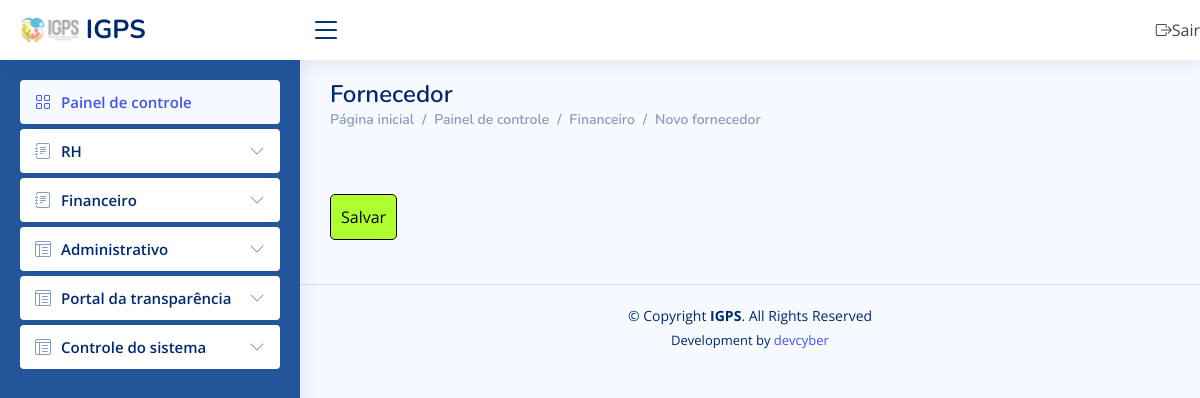
The app's page /editar_fornecedor/1/ (signed in), older data.
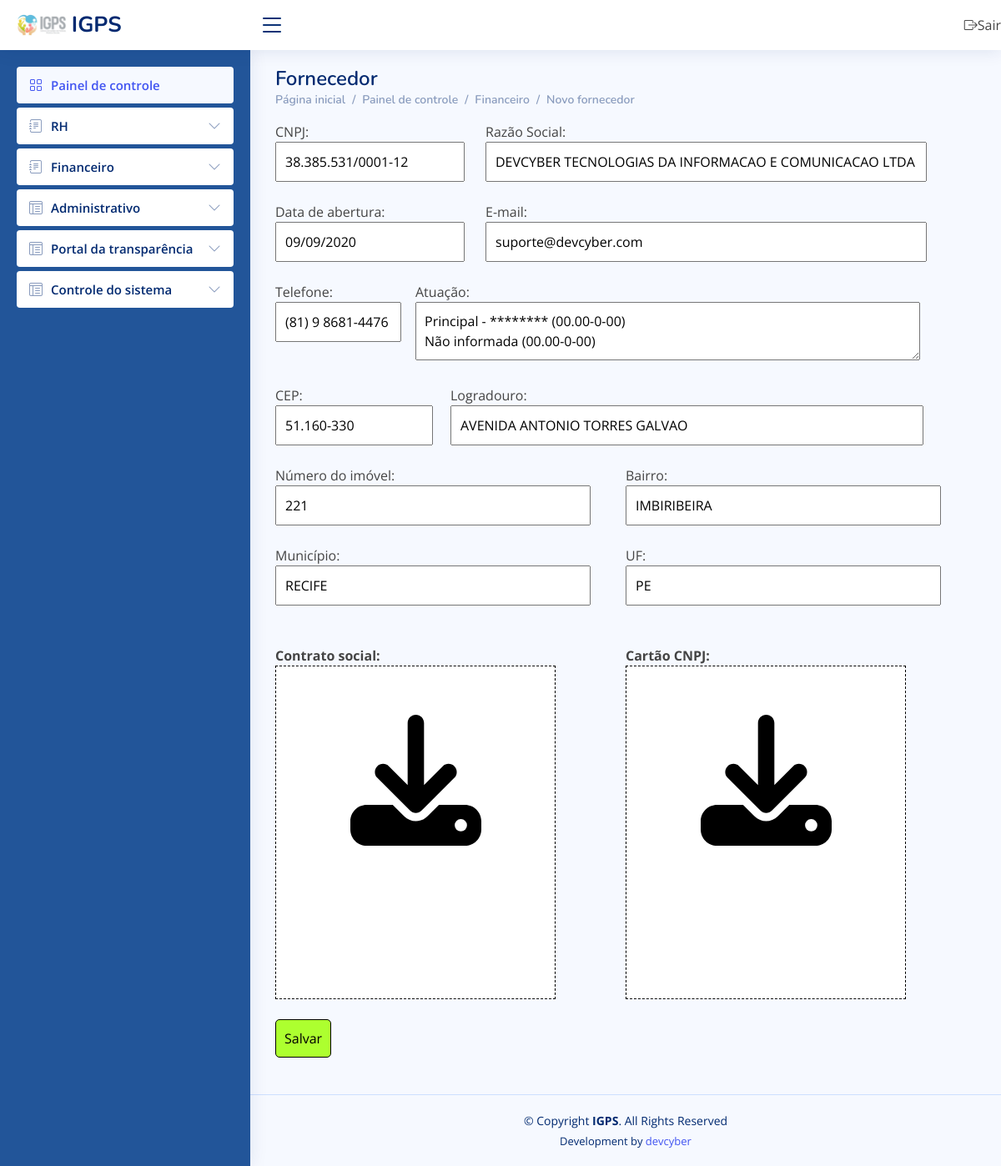
The same page, newer data.
### corpo/models.py (models this page shows)
class Fornecedor(models.Model):
    razao_social = models.CharField(max_length=200)
    cnpj = models.CharField(max_length=200)
    cep = models.CharField(max_length=200)
    rua = models.CharField(max_length=200)
    n = models.CharField(max_length=200)
    bairro = models.CharField(max_length=200)
    cidade = models.CharField(max_length=200)
    uf = models.CharField(max_length=200)
    telefone = models.CharField(max_length=200)
    email = models.CharField(max_length=200)
    contrato_social = models.FileField(null=True)
    cartao_cnpj = models.FileField(null=True)
    data_abertura = models.CharField(max_length=200)
    atuacao = models.CharField(max_length=200)
    status = models.CharField(max_length=200)

### corpo/views.py (the view)
# urls.py: url(r'editar_fornecedor/(?P<cod>[0-9]+)/', views.editar_fornecedor, name="editar_fornecedor"),
@login_required
def editar_fornecedor(request, cod):
    msg = ''
    if request.method == 'POST':
        razao_social = request.POST.get('razao_social')
        cnpj = request.POST.get('cnpj')
        cep = request.POST.get('cep')
        rua = request.POST.get('rua')
        n = request.POST.get('n')
        bairro = request.POST.get('bairro')
        cidade = request.POST.get('cidade')
        uf = request.POST.get('uf')
        telefone = request.POST.get('telefone')
        email = request.POST.get('email')
        contrato_social = request.FILES['contrato_social']
        cartao_cnpj = request.FILES['cartao_cnpj']
        data_abertura = request.POST.get('data_abertura')
        atuacao = request.POST.get('atuacao')
        status = ''
        Fornecedor.objects.filter(id=cod).update(razao_social=razao_social, cnpj=cnpj, cep=cep, rua=rua, n=n, bairro=bairro, cidade=cidade, uf=uf, telefone=telefone, email=email,
        data_abertura=data_abertura, atuacao=atuacao, status=status)
        if contrato_social != None and contrato_social != '':
            for f in Fornecedor.objects.filter(id=cod):
                f.contrato_social = contrato_social
                f.save()
        if cartao_cnpj != None and cartao_cnpj != '':
            for f in Fornecedor.objects.filter(id=cod):
                f.cartao_cnpj = cartao_cnpj
                f.save()
        msg = 'Salvo!'
        localizar_ip = LocationService()
        resultado = localizar_ip.get_location(str(request.META.get('REMOTE_ADDR')))
        Logs(usuario=request.user.username, data_hora=datetime.now(), dados_post=request.POST.items(), dados_pc_acesso=request.META.get('HTTP_USER_AGENT', ''), ip=request.META.get('REMOTE_ADDR'), tipo_acesso=request.method, pagina=request.path, endereco=resultado).save()
    else:
        localizar_ip = LocationService()
        resultado = localizar_ip.get_location(str(request.META.get('REMOTE_ADDR')))
        Logs(usuario=request.user, data_hora=datetime.now(), dados_post='', dados_pc_acesso=request.META.get('HTTP_USER_AGENT', ''), ip=request.META.get('REMOTE_ADDR'), tipo_acesso=request.method, pagina=request.path, endereco=resultado).save()
    return render(request, 'editar_fornecedor.html', {'permissao': request.user.last_name, 'msg': msg, 'fornecedor': Fornecedor.objects.filter(id=cod)})

### corpo/ip_to_endereco.py (called while the page is built)
    def get_location(self, ip_address):
        try:
            response = self.reader.city(ip_address)
            return str(response.city.name) + ', ' + str(response.subdivisions.most_specific.name) + ' - ' + str(response.country.name)
        except geoip2.errors.AddressNotFoundError:
            return "rastreamento sem exito"

### corpo/templates/editar_fornecedor.html (shortened to what the changed rows need)
{% extends 'painel.html' %}
{% block link %}
      <h1>Fornecedor</h1>
      {% endblock %}
{% block content %}
<form method="POST" enctype="multipart/form-data">{% csrf_token %}
    {% for f in fornecedor %}
    <div style="float: left; width: 100%">
        <div style="float: left; width: 30%;">
            CNPJ: <br>
            <input type="text" onblur="consultarReceita(this.value)" name="cnpj" value="{{ f.cnpj }}" required="required" id="cnpj" placeholder="00.000.000/0000-00">
        </div>
        <div style="float: left; width: 70%;">
            Razão Social: <br>
            <input type="text" name="razao_social" id="nome" required="required" value="{{ f.razao_social }}" placeholder="DEVCYBER LTDA">
            <br><br>
        </div>
    </div>
    <div style="float: left; width: 100%">
        <div style="float: left; width: 30%;">
            Data de abertura: <br>
            <input type="text" required="required" id="abertura" value="{{ f.data_abertura }}" name="data_abertura">
            <br><br>
        </div>
        <div style="float: left; width: 70%;">
            E-mail: <br>
            <input type="email" required="required" name="email" value="{{ f.email }}" placeholder="seu@email.com">
            <br><br>
        </div>
    </div>
    <div style="float: left; width: 100%">
        <div style="float: left; width: 20%;">
            Telefone: <br>
            <input type="text" required="required" name="telefone" value="{{ f.telefone }}" id="telefone" placeholder="(00) 0 0000-0000">
            <br><br>
        </div>
        <div style="float: left; width: 80%;">
            Atuação: <br>
            <textarea id="atuacao" name="atuacao">{{ f.atuacao }}</textarea>
            <br><br>
        </div>
    </div>
    <div style="float: left; width: 100%">
        <div style="float: left; width: 25%;">
            CEP: <br>
            <input type="text" required="required" id="cep" name="cep" value="{{ f.cep }}" placeholder="00000000">
            <br><br>
        </div>
        <div style="float: left; width: 75%;">
            Logradouro: <br>
            <input type="text" required="required" id="logradouro" value="{{ f.rua }}" name="rua" placeholder="Rua Sem Fim">
            <br><br>
        </div>
    </div>
    <div style="float: left; width: 100%">
        <div style="float: left; width: 50%;">
            Número do imóvel: <br>
            <input type="number" required="required" id="n" name="n" value="{{ f.n }}" placeholder="100">
            <br><br>
        </div>
        <div style="float: left; width: 50%;">
            Bairro: <br>
            <input type="text" required="required" id="bairro" name="bairro" value="{{ f.bairro }}" placeholder="Casa Forte">
            <br><br>
        </div>
    </div>
    <div style="float: left; width: 100%">
        <div style="float: left; width: 50%;">
            Município: <br>
            <input type="text" required="required" id="municipio" name="cidade" value="{{ f.cidade }}" placeholder="Fortaleza">
            <br><br>
        </div>
        <div style="float: left; width: 50%;">
            UF: <br>
            <input type="text" required="required" id="uf" name="uf" value="{{ f.uf }}" placeholder="PB">
            <br><br>
        </div>
    </div>
    <div style="float: left; width: 100%">
        <div style="float: left; width: 50%;">
            <br>
            <b>Contrato social:</b> <br>
            <label for="anexo_contrato_social" id="campo-contrato_social" style="border: 1px dashed black; background-color: white; width: 80%; height: 400px; text-align: center; margin: 0 auto">
                <br><br>
            </label>
        </div>
        <div style="float: left; width: 50%;">
            <br>
            <b>Cartão CNPJ:</b> <br>
            <label for="anexo_cartao_cnpj" id="campo-cartao_cnpj" style="border: 1px dashed black; background-color: white; width: 80%; height: 400px; text-align: center; margin: 0 auto">
                <br><br>
            </label>
            <br><br>
        </div>
    </div>
    {% endfor %}
    <br><br>
    <br><br>
</form>
{% endblock %}

Row changes from the older to the newer data that the page shows:
added Fornecedor: cnpj "38.385.531/0001-12", razao_social "DEVCYBER TECNOLOGIAS DA INFORMACAO E COMUNICACAO LTDA", data_abertura "09/09/2020", email "suporte@devcyber.com", telefone "(81) 9 8681-4476", atuacao "Principal - ******** (00.00-0-00) Não informada (00.00-0-00)", cep "51.160-330", rua "AVENIDA ANTONIO TORRES GALVAO", n "221", bairro "IMBIRIBEIRA", cidade "RECIFE", uf "PE"
